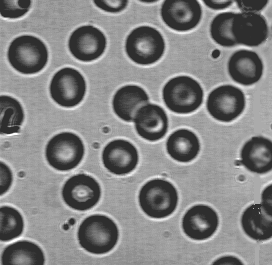
//> input picture source/blood1.bmp, 272 x 265 px
$ ./lab3   (built with g++ and OpenCV 4)
//> lines starting //> are read from the running program, lines starting //| are printed output that depends on the picture; after the words box and inside, x2 and y2 are one past the last pixel; in counts of white or black regions, pixels touching at a corner belong together
//> further down, image is the input picture: 265 rows x 272 cols, CV_8UC1; min 46, max 255, mean 129.7
#include <iostream>
#include <opencv2/core/core.hpp>
#include <opencv2/highgui/highgui.hpp>

using namespace std;
using namespace cv;

Mat lab31(Mat image){
	Mat RobertsImage = image.clone();
	int nr = image.rows;
//> nr = 265
	int nc = image.cols;
//> nc = 272
	for (int i = 0; i < nr-1; i++){
		const uchar* inData1 = image.ptr<uchar>(i);
		const uchar* inData2 = image.ptr<uchar>(i + 1);
		uchar* outDate = RobertsImage.ptr<uchar>(i);
		for (int j = 0; j < nc - 1; j++){
			outDate[j] = abs(inData1[j] - inData2[j + 1]) + abs(inData2[j] - inData1[j + 1]);
		}
	}
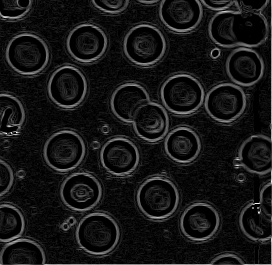
//> RobertsImage: 265 rows x 272 cols, CV_8UC1; min 0, max 253, mean 22.2
	for (int i = 0; i < nr - 1; i++){
		RobertsImage.at<uchar>(i, nc - 1) = RobertsImage.at<uchar>(i, nc - 2);
	}
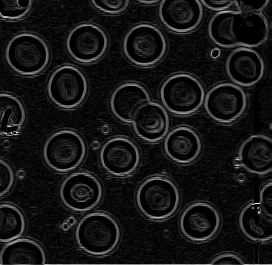
//> RobertsImage: 265 rows x 272 cols, CV_8UC1; 0.37% of pixels changed, all inside (x1, y1, x2, y2) = (271, 0, 272, 264)
	for (int j = 0; j < nc; j++){
		RobertsImage.at<uchar>(nr - 1, j) = RobertsImage.at<uchar>(nr - 2, j);
	}
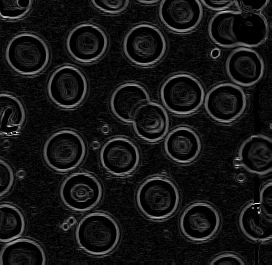
//> RobertsImage: 265 rows x 272 cols, CV_8UC1; 0.38% of pixels changed, all inside (x1, y1, x2, y2) = (0, 264, 272, 265)
	return RobertsImage;
}
// [17 lines left out: function lab32, not called in this run]
Mat lab33(Mat image){
	Mat PrewittImage = image.clone();
	int nr = image.rows;
//> nr = 265
	int nc = image.cols;
//> nc = 272
	for (int i = 1; i < nr - 1; i++){
		const uchar* inData0 = image.ptr<uchar>(i - 1);
		const uchar* inData1 = image.ptr<uchar>(i);
		const uchar* inData2 = image.ptr<uchar>(i + 1);
		uchar* outDate = PrewittImage.ptr<uchar>(i);
		for (int j = 1; j < nc - 1; j++){
			outDate[j] = max(
				abs(inData2[j - 1] + inData2[j] + inData2[j + 1] - inData0[j - 1] - inData0[j] - inData0[j + 1]),
				abs(inData0[j - 1] + inData1[j - 1] + inData2[j - 1] - inData0[j + 1] - inData1[j + 1] - inData2[j + 1]));
		}
	}
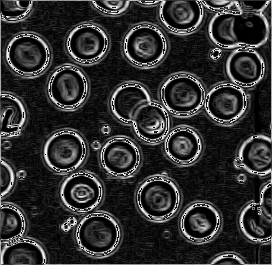
//> PrewittImage: 265 rows x 272 cols, CV_8UC1; min 0, max 255, mean 48.7
	return PrewittImage;
}
// [28 lines left out: function lab14, not called in this run]
Mat lab341(Mat image){
	Mat LaplaceImage = image.clone();
	int nr = image.rows;
//> nr = 265
	int nc = image.cols;
//> nc = 272
	int max = -1024, min = 1023;
	int **matrix = new int*[nr];
	for (int i = 0; i < nr; i++){
		matrix[i] = new int[nc];
	}
	for (int i = 1; i < nr - 1; i++){
		const uchar* inData0 = image.ptr<uchar>(i - 1);
		const uchar* inData1 = image.ptr<uchar>(i);
		const uchar* inData2 = image.ptr<uchar>(i + 1);
		int* outDate = matrix[i];
		for (int j = 1; j < nc - 1; j++){
			outDate[j] = inData0[j] + inData1[j - 1] + inData1[j + 1] + inData2[j] - 4 * inData1[j];
			if (max < outDate[j]){
				max = outDate[j];
			}
			if (min > outDate[j]){
				min = outDate[j];
			}
		}
	}
//> this loop made 263 passes
//> (max, min) on passes 1 to 3: (69, -80), (81, -80), (81, -80)
//> after the loop, max = 246; min = -492
	double size = (max - min) / 256.0;
//> size = 2.88
	for (int i = 1; i < nr - 1; i++){
		int* inDate = matrix[i];
		uchar* outDate = LaplaceImage.ptr<uchar>(i);
		for (int j = 1; j < nc - 1; j++){
			outDate[j] = (inDate[j] - min) / size;
		}
	}
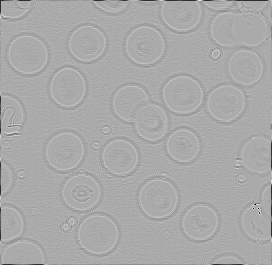
//> LaplaceImage: 265 rows x 272 cols, CV_8UC1; min 0, max 239, mean 169.5
//	return lab14(LaplaceImage);
	return LaplaceImage;
}
Mat lab342(Mat image){
	Mat LaplaceImage = image.clone();
	int nr = image.rows;
//> nr = 265
	int nc = image.cols;
//> nc = 272
	int max = -2048, min = 2047;
	int **matrix = new int*[nr];
	for (int i = 0; i < nr; i++){
		matrix[i] = new int[nc];
	}
	for (int i = 1; i < nr - 1; i++){
		const uchar* inData0 = image.ptr<uchar>(i - 1);
		const uchar* inData1 = image.ptr<uchar>(i);
		const uchar* inData2 = image.ptr<uchar>(i + 1);
		int* outDate = matrix[i];
		for (int j = 1; j < nc - 1; j++){
			outDate[j] = inData0[j - 1] + inData0[j] + inData0[j + 1] + inData1[j - 1] + inData1[j + 1] + inData2[j - 1] + inData2[j] + inData2[j + 1] - 8 * inData1[j];
			if (max < outDate[j]){
				max = outDate[j];
			}
			if (min > outDate[j]){
				min = outDate[j];
			}
		}
	}
//> this loop made 263 passes
//> (max, min) on passes 1 to 3: (173, -198), (186, -198), (186, -198)
//> after the loop, max = 518; min = -986
	double size = (max - min) / 256.0;
//> size = 5.88
	for (int i = 1; i < nr - 1; i++){
		int* inDate = matrix[i];
		uchar* outDate = LaplaceImage.ptr<uchar>(i);
		for (int j = 1; j < nc - 1; j++){
			outDate[j] = (inDate[j] - min) / size;
		}
	}
	//	return lab14(LaplaceImage);
	return LaplaceImage;
}
int main(int argc, char** argv){
	String s;
	if (argc > 1) {
		s = argv[1];
	}
	else {
		s = "../source/blood1.bmp";
	}
	Mat image = imread(s, CV_8U);
	if (image.empty()) {
		cout << "Can't open image " << s << endl;
		return -1;
	}
	imshow("origin image", image);
	Mat RobertsImage = lab31(image);
	imshow("Roberts Image", RobertsImage);
	Mat SobelImage = lab33(image);
	imshow("Sobel Image", SobelImage);
	Mat PrewittImage = lab33(image);
	imshow("Prewitt Image", PrewittImage);
	Mat LaplaceImage1 = lab341(image);
	imshow("Laplace Image 1", LaplaceImage1);
	Mat LaplaceImage2 = lab342(image);
	imshow("Laplace Image 2", LaplaceImage2);
	waitKey();
	return 0;
}

$ run again, with source/Girl.bmp copied over source/blood1.bmp
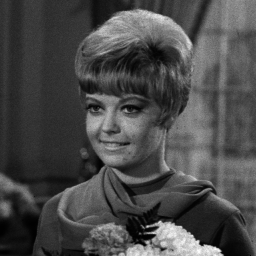
//> input picture source/Girl.bmp, 256 x 256 px
//> image is the input picture: 256 rows x 256 cols, CV_8UC1; min 0, max 254, mean 73.6
//> after the loop in lab33, `for (int i = 1; i < nr - 1; i++)`:
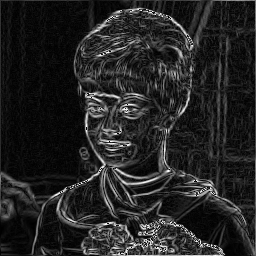
//> PrewittImage: 256 rows x 256 cols, CV_8UC1; min 0, max 255, mean 36
//> the loop in lab341, `for (int i = 1; i < nr - 1; i++)` made 254 passes
//> (max, min) on passes 1 to 3: (74, -42), (74, -42), (74, -53)
//> after the loop in lab341, `for (int i = 1; i < nr - 1; i++)`: max = 233; min = -280
//> in lab341, `double size = (max - min) / 256.0;`: size = 2
//> after the loop in lab341, `for (int i = 1; i < nr - 1; i++)`:
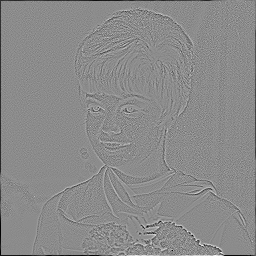
//> LaplaceImage: 256 rows x 256 cols, CV_8UC1; min 0, max 247, mean 138.2
//> the loop in lab342, `for (int i = 1; i < nr - 1; i++)` made 254 passes
//> (max, min) on passes 1 to 3: (145, -70), (145, -94), (145, -96)
//> after the loop in lab342, `for (int i = 1; i < nr - 1; i++)`: max = 526; min = -681
//> in lab342, `double size = (max - min) / 256.0;`: size = 4.71
